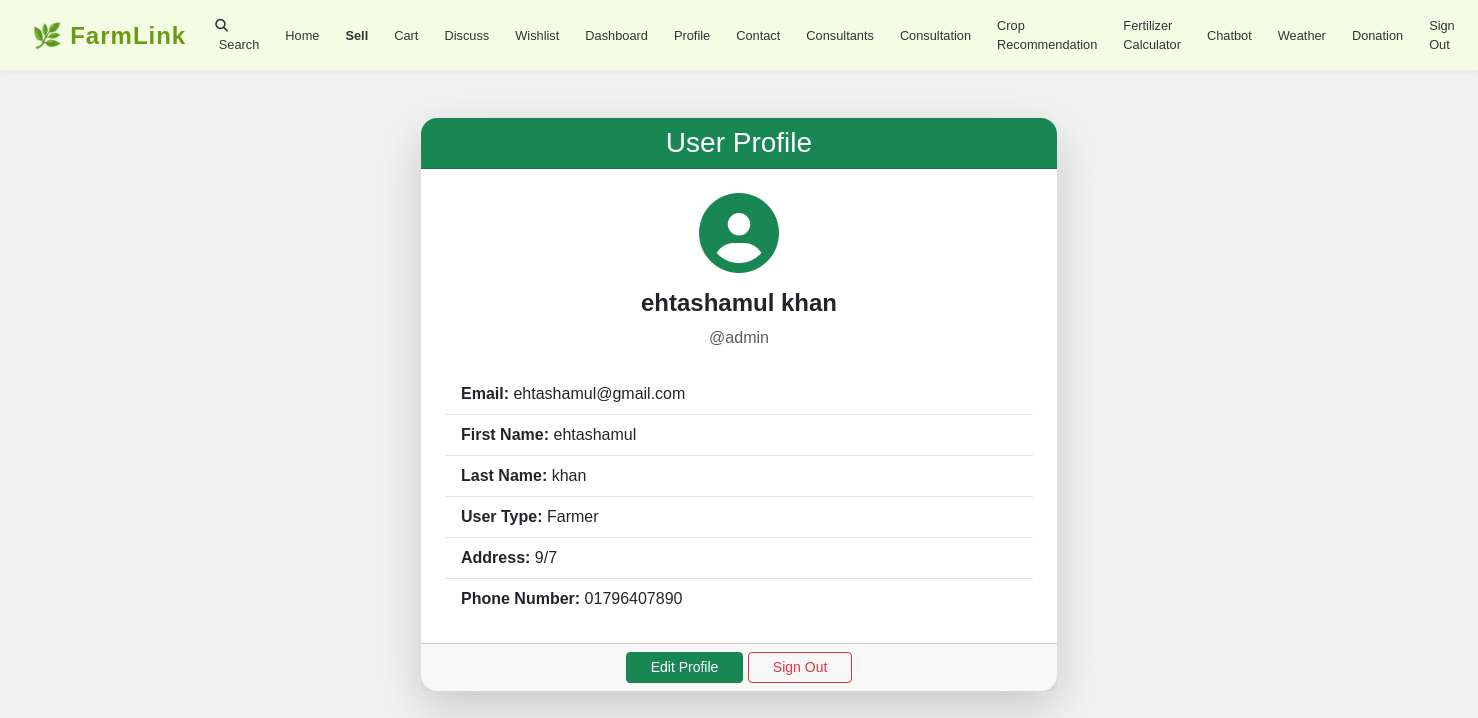
The app's page /Account/profile/ (signed in) with its own data.
### Account/models.py (models this page shows, shortened)
class Profile(models.Model):
    USER_TYPE_CHOICES = [
        ('farmer', 'Farmer'),
        ('buyer', 'Buyer'),
    ]
    user = models.OneToOneField(User, on_delete=models.CASCADE)
    user_type = models.CharField(max_length=10, choices=USER_TYPE_CHOICES)
    address = models.TextField(blank=True)
    phone_number = models.CharField(max_length=15, blank=True)

### Account/views.py (the view)
# urls.py: path('profile/', views.profile, name='profile'),
@login_required
def profile(request):
    profile, created = Profile.objects.get_or_create(user=request.user)
    return render(request, 'Account/profile.html', {'profile': profile})

### Account/templates/Account/profile.html (shortened to what this page needs)
{% extends 'Account/base.html' %}
{% block content %}
<div class="container mt-5">
    <div class="row justify-content-center">
        <div class="col-md-8 col-lg-6">
            <div class="card shadow-lg border-0 rounded-4">
                <div class="card-header bg-success text-white text-center rounded-top-4">
                    <h3 class="mb-0">User Profile</h3>
                </div>
                <div class="card-body p-4">
                    <div class="text-center mb-4">
                        <i class="fas fa-user-circle fa-5x text-success mb-3"></i>
                        <h4 class="fw-bold">{{ user.get_full_name|default:user.username }}</h4>
                        <p class="text-muted">@{{ user.username }}</p>
                    </div>
                    <ul class="list-group list-group-flush">
                        <li class="list-group-item">
                            <strong>Email:</strong> {{ user.email }}
                        </li>
                        <li class="list-group-item">
                            <strong>First Name:</strong> {{ user.first_name|default:"N/A" }}
                        </li>
                        <li class="list-group-item">
                            <strong>Last Name:</strong> {{ user.last_name|default:"N/A" }}
                        </li>
                        <li class="list-group-item">
                            <strong>User Type:</strong> {{ profile.user_type|title }}
                        </li>
                        <li class="list-group-item">
                            <strong>Address:</strong> {{ profile.address|default:"N/A" }}
                        </li>
                        <li class="list-group-item">
                            <strong>Phone Number:</strong> {{ profile.phone_number|default:"N/A" }}
                        </li>
                    </ul>
                </div>
                <div class="card-footer text-center">
                    <a href="{% url 'Account:update_profile' %}" class="btn btn-success btn-sm px-4">Edit Profile</a>
                    <a href="{% url 'Account:signout' %}" class="btn btn-outline-danger btn-sm px-4">Sign Out</a>
                </div>
            </div>
        </div>
    </div>
</div>
{% endblock %}

### Account/templates/Account/base.html (style rules this page uses)
body, p, h1, h2, h3, h4, h5, h6, span, div, a, li, ul, ol, button, input, select, textarea { font-family: 'Montserrat', sans-serif; }
body { background-color: #f2f2f2; background-repeat: no-repeat; background-size: cover; }

### records on screen
Profile: user_type "Farmer", address "9/7", phone_number "01796407890"

### other values on screen
{{ user.get_full_name|default:user.username }} "ehtashamul khan"
{{ user.username }} "admin"
{{ user.email }} "ehtashamul@gmail.com"
{{ user.first_name|default:"N/A" }} "ehtashamul"
{{ user.last_name|default:"N/A" }} "khan"
